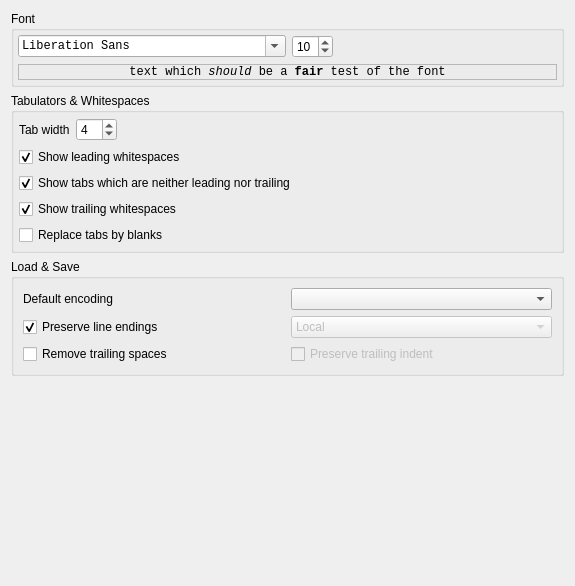
<?xml version="1.0" encoding="UTF-8"?>
<ui version="4.0">
 <class>EditorConfig</class>
 <widget class="QWidget" name="EditorConfig">
  <property name="geometry">
   <rect>
    <x>0</x>
    <y>0</y>
    <width>575</width>
    <height>586</height>
   </rect>
  </property>
  <layout class="QVBoxLayout">
   <item>
    <widget class="QGroupBox" name="gbFont">
     <property name="sizePolicy">
      <sizepolicy hsizetype="Preferred" vsizetype="Preferred">
       <horstretch>0</horstretch>
       <verstretch>0</verstretch>
      </sizepolicy>
     </property>
     <property name="title">
      <string>Font</string>
     </property>
     <layout class="QGridLayout">
      <property name="margin">
       <number>4</number>
      </property>
      <item row="0" column="0">
       <widget class="QFontComboBox" name="cbFont">
        <property name="font">
         <font>
          <family>Monospace</family>
         </font>
        </property>
        <property name="currentFont">
         <font>
          <family>MS Shell Dlg 2</family>
         </font>
        </property>
       </widget>
      </item>
      <item row="0" column="1">
       <widget class="QSpinBox" name="spnFontSize">
        <property name="buttonSymbols">
         <enum>QAbstractSpinBox::UpDownArrows</enum>
        </property>
        <property name="minimum">
         <number>6</number>
        </property>
        <property name="maximum">
         <number>50</number>
        </property>
        <property name="value">
         <number>10</number>
        </property>
       </widget>
      </item>
      <item row="1" column="0" colspan="3">
       <widget class="QLabel" name="lblSampleText">
        <property name="sizePolicy">
         <sizepolicy hsizetype="Preferred" vsizetype="Preferred">
          <horstretch>0</horstretch>
          <verstretch>0</verstretch>
         </sizepolicy>
        </property>
        <property name="font">
         <font>
          <family>Monospace</family>
         </font>
        </property>
        <property name="frameShape">
         <enum>QFrame::StyledPanel</enum>
        </property>
        <property name="frameShadow">
         <enum>QFrame::Sunken</enum>
        </property>
        <property name="text">
         <string>text which &lt;i&gt;should&lt;/i&gt; be a &lt;b&gt;fair&lt;/b&gt; test of the font</string>
        </property>
        <property name="alignment">
         <set>Qt::AlignCenter</set>
        </property>
        <property name="margin">
         <number>0</number>
        </property>
       </widget>
      </item>
      <item row="0" column="2">
       <spacer>
        <property name="orientation">
         <enum>Qt::Horizontal</enum>
        </property>
        <property name="sizeHint" stdset="0">
         <size>
          <width>40</width>
          <height>20</height>
         </size>
        </property>
       </spacer>
      </item>
     </layout>
    </widget>
   </item>
   <item>
    <widget class="QGroupBox" name="gbTabs">
     <property name="sizePolicy">
      <sizepolicy hsizetype="Preferred" vsizetype="Preferred">
       <horstretch>0</horstretch>
       <verstretch>0</verstretch>
      </sizepolicy>
     </property>
     <property name="title">
      <string>Tabulators &amp;&amp; Whitespaces</string>
     </property>
     <layout class="QVBoxLayout">
      <property name="margin">
       <number>5</number>
      </property>
      <item>
       <layout class="QHBoxLayout">
        <item>
         <widget class="QLabel" name="lblTabWitdh">
          <property name="sizePolicy">
           <sizepolicy hsizetype="Minimum" vsizetype="Preferred">
            <horstretch>0</horstretch>
            <verstretch>0</verstretch>
           </sizepolicy>
          </property>
          <property name="text">
           <string>Tab width</string>
          </property>
          <property name="buddy">
           <cstring>spnTabWidth</cstring>
          </property>
         </widget>
        </item>
        <item>
         <widget class="QSpinBox" name="spnTabWidth">
          <property name="value">
           <number>4</number>
          </property>
         </widget>
        </item>
        <item>
         <spacer>
          <property name="orientation">
           <enum>Qt::Horizontal</enum>
          </property>
          <property name="sizeHint" stdset="0">
           <size>
            <width>40</width>
            <height>20</height>
           </size>
          </property>
         </spacer>
        </item>
       </layout>
      </item>
      <item>
       <widget class="QCheckBox" name="chkShowLeadingWhitespace">
        <property name="text">
         <string>Show leading whitespaces</string>
        </property>
        <property name="checked">
         <bool>true</bool>
        </property>
       </widget>
      </item>
      <item>
       <widget class="QCheckBox" name="chkShowTabsInText">
        <property name="text">
         <string>Show tabs which are neither leading nor trailing</string>
        </property>
        <property name="checked">
         <bool>true</bool>
        </property>
       </widget>
      </item>
      <item>
       <widget class="QCheckBox" name="chkShowTrailingWhitespace">
        <property name="text">
         <string>Show trailing whitespaces</string>
        </property>
        <property name="checked">
         <bool>true</bool>
        </property>
       </widget>
      </item>
      <item>
       <widget class="QCheckBox" name="chkReplaceTabs">
        <property name="text">
         <string>Replace tabs by blanks</string>
        </property>
       </widget>
      </item>
     </layout>
    </widget>
   </item>
   <item>
    <widget class="QGroupBox" name="gbEncodings">
     <property name="title">
      <string>Load &amp;&amp; Save</string>
     </property>
     <layout class="QGridLayout" name="gridLayout1">
      <item row="0" column="0">
       <widget class="QLabel" name="label">
        <property name="text">
         <string>Default encoding</string>
        </property>
       </widget>
      </item>
      <item row="0" column="1">
       <widget class="QComboBox" name="cbEncoding"/>
      </item>
      <item row="1" column="0">
       <widget class="QCheckBox" name="chkDetectLE">
        <property name="text">
         <string>Preserve line endings</string>
        </property>
        <property name="checked">
         <bool>true</bool>
        </property>
       </widget>
      </item>
      <item row="1" column="1">
       <widget class="QComboBox" name="cbLineEndings">
        <property name="enabled">
         <bool>false</bool>
        </property>
        <item>
         <property name="text">
          <string>Local</string>
         </property>
        </item>
        <item>
         <property name="text">
          <string>Unix/Linux</string>
         </property>
        </item>
        <item>
         <property name="text">
          <string>DOS/Windows</string>
         </property>
        </item>
        <item>
         <property name="text">
          <string>Old Mac</string>
         </property>
        </item>
       </widget>
      </item>
      <item row="2" column="0">
       <widget class="QCheckBox" name="chkAutoRemoveTrailingWhitespace">
        <property name="text">
         <string>Remove trailing spaces</string>
        </property>
       </widget>
      </item>
      <item row="2" column="1">
       <widget class="QCheckBox" name="chkPreserveTrailingIndent">
        <property name="enabled">
         <bool>false</bool>
        </property>
        <property name="text">
         <string>Preserve trailing indent</string>
        </property>
       </widget>
      </item>
     </layout>
    </widget>
   </item>
   <item>
    <spacer>
     <property name="orientation">
      <enum>Qt::Vertical</enum>
     </property>
     <property name="sizeType">
      <enum>QSizePolicy::MinimumExpanding</enum>
     </property>
     <property name="sizeHint" stdset="0">
      <size>
       <width>492</width>
       <height>10</height>
      </size>
     </property>
    </spacer>
   </item>
  </layout>
 </widget>
 <resources/>
 <connections>
  <connection>
   <sender>chkDetectLE</sender>
   <signal>toggled(bool)</signal>
   <receiver>cbLineEndings</receiver>
   <slot>setDisabled(bool)</slot>
   <hints>
    <hint type="sourcelabel">
     <x>190</x>
     <y>445</y>
    </hint>
    <hint type="destinationlabel">
     <x>279</x>
     <y>444</y>
    </hint>
   </hints>
  </connection>
  <connection>
   <sender>chkAutoRemoveTrailingWhitespace</sender>
   <signal>toggled(bool)</signal>
   <receiver>chkPreserveTrailingIndent</receiver>
   <slot>setEnabled(bool)</slot>
   <hints>
    <hint type="sourcelabel">
     <x>176</x>
     <y>475</y>
    </hint>
    <hint type="destinationlabel">
     <x>287</x>
     <y>479</y>
    </hint>
   </hints>
  </connection>
 </connections>
</ui>
